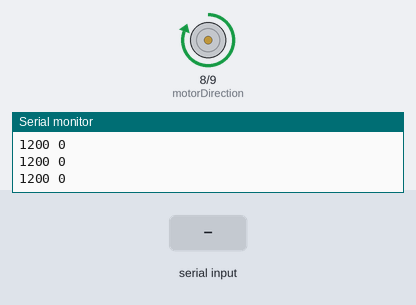
This sketch was run on a simulated Arduino Uno, built with avr-gcc and run on an emulated ATmega328P. Shown: direction and speed pins drawn as motors (green arrow = direction pin HIGH = forward, orange = LOW = backward, longer = more drive), the last lines printed to the serial monitor. The inputs (shaded band) are chosen by the test bench.

Above: at 1.2 s.
1.3 s: "5\n" received over Serial
At 2.1 s:
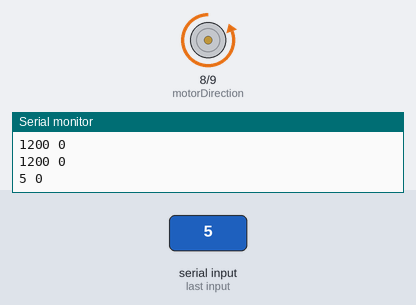
Timing chart, 0 to 10.3 s (numbered marks = the images above; inputs shaded):
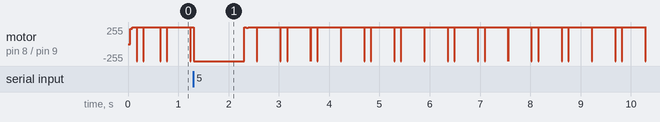

The sketch:

PID_positional_controller.ino
```cpp
#define pinEncoderA 2
#define pinEncoderB 3

int position=0;

const int motorPWM = 9;       // PWM pin for motor speed control
const int motorDirection = 8; // Digital pin for motor direction control

int speed=255;

long previous_time=0;
float previous_error=0,eintegral=0;
void setup() {
  pinMode(pinEncoderA, INPUT_PULLUP);
  pinMode(pinEncoderB, INPUT_PULLUP);

  attachInterrupt(pinEncoderA, ISR_rotateClockWise, CHANGE);
  attachInterrupt(pinEncoderB, ISR_rotateAntiClockWise, CHANGE);

  pinMode(motorPWM, OUTPUT);       // Set motorPWM as output
  pinMode(motorDirection, OUTPUT); // Set motorDirection as output
  Serial.begin(9600); // Initialize serial communication
}

void loop() {
    //set target position
    int target=1200;
    if(Serial.available()>0){
        target=Serial.parseInt();
    }
    float Kp=1,Kd=0.25,Ki=0;

    long current_time=millis();

    float deltaT=(float(current_time-previous_time))/1000.0;
    previous_time=current_time;


    int error=target-position;

    float dervT=(error-previous_error)/deltaT;

    eintegral+=error*deltaT;

    float control_signal=Kp*error+Kd*dervT+Ki*eintegral;

    speed=control_signal/deltaT;
    //motor power
    controlMotor(speed);

    previous_error=error;

    Serial.print(target);
    Serial.print(" ");
    Serial.print(position);
    Serial.println();

}

void ISR_rotateClockWise(void){
	if(digitalRead(pinEncoderA)!=digitalRead(pinEncoderB))
      position++;
  else
      position--;
    //clockwise
}
 void ISR_rotateAntiClockWise(void){
 	if(digitalRead(pinEncoderA)== digitalRead(pinEncoderB))
      position++;
   	else
      position--;
}
void controlMotor(float speed) {
  if (speed < 0) {
    //motor Rotates in clockwise direction
    digitalWrite(motorDirection, LOW);
    //assign speed to the motor (must be +ve)
    analogWrite(motorPWM, min(-1 * speed,255));
  } else {
    //motor Rotates in anticlockwise direction
    digitalWrite(motorDirection, HIGH);
    //assign speed to the motor
    analogWrite(motorPWM, min(speed,255));
  }
}
```
